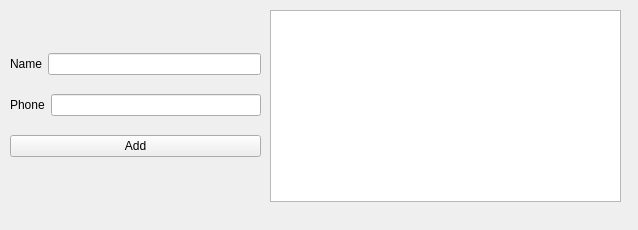
<?xml version="1.0" encoding="UTF-8"?>
<ui version="4.0">
 <class>MainWindow</class>
 <widget class="QMainWindow" name="MainWindow">
  <property name="geometry">
   <rect>
    <x>0</x>
    <y>0</y>
    <width>638</width>
    <height>230</height>
   </rect>
  </property>
  <property name="windowTitle">
   <string>MainWindow</string>
  </property>
  <widget class="QWidget" name="centralwidget">
   <widget class="QListWidget" name="book">
    <property name="geometry">
     <rect>
      <x>270</x>
      <y>10</y>
      <width>351</width>
      <height>192</height>
     </rect>
    </property>
   </widget>
   <widget class="QWidget" name="verticalLayoutWidget">
    <property name="geometry">
     <rect>
      <x>10</x>
      <y>40</y>
      <width>251</width>
      <height>131</height>
     </rect>
    </property>
    <layout class="QVBoxLayout" name="verticalLayout">
     <item>
      <layout class="QHBoxLayout" name="horizontalLayout_2">
       <item>
        <widget class="QLabel" name="label_2">
         <property name="text">
          <string>Name</string>
         </property>
        </widget>
       </item>
       <item>
        <widget class="QLineEdit" name="name"/>
       </item>
      </layout>
     </item>
     <item>
      <layout class="QHBoxLayout" name="horizontalLayout">
       <item>
        <widget class="QLabel" name="label">
         <property name="text">
          <string>Phone</string>
         </property>
        </widget>
       </item>
       <item>
        <widget class="QLineEdit" name="phone"/>
       </item>
      </layout>
     </item>
     <item>
      <widget class="QPushButton" name="submit">
       <property name="text">
        <string>Add</string>
       </property>
      </widget>
     </item>
    </layout>
   </widget>
  </widget>
  <widget class="QMenuBar" name="menubar">
   <property name="geometry">
    <rect>
     <x>0</x>
     <y>0</y>
     <width>638</width>
     <height>21</height>
    </rect>
   </property>
  </widget>
 </widget>
 <resources/>
 <connections/>
</ui>
